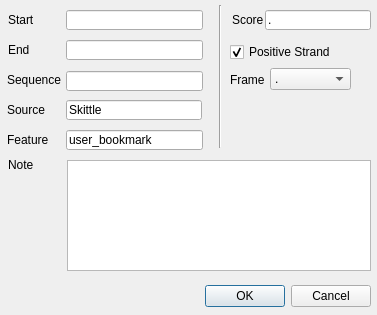
<ui version="4.0" >
 <class>BookmarkDialog</class>
 <widget class="QDialog" name="BookmarkDialog" >
  <property name="geometry" >
   <rect>
    <x>0</x>
    <y>0</y>
    <width>377</width>
    <height>315</height>
   </rect>
  </property>
  <property name="minimumSize" >
   <size>
    <width>377</width>
    <height>315</height>
   </size>
  </property>
  <property name="maximumSize" >
   <size>
    <width>377</width>
    <height>2250</height>
   </size>
  </property>
  <property name="windowTitle" >
   <string>Bookmark</string>
  </property>
  <widget class="QDialogButtonBox" name="buttonBox" >
   <property name="geometry" >
    <rect>
     <x>30</x>
     <y>280</y>
     <width>341</width>
     <height>32</height>
    </rect>
   </property>
   <property name="orientation" >
    <enum>Qt::Horizontal</enum>
   </property>
   <property name="standardButtons" >
    <set>QDialogButtonBox::Cancel|QDialogButtonBox::Ok</set>
   </property>
  </widget>
  <widget class="QLineEdit" name="sequence" >
   <property name="geometry" >
    <rect>
     <x>66</x>
     <y>71</y>
     <width>137</width>
     <height>20</height>
    </rect>
   </property>
  </widget>
  <widget class="QLineEdit" name="source" >
   <property name="geometry" >
    <rect>
     <x>66</x>
     <y>100</y>
     <width>136</width>
     <height>20</height>
    </rect>
   </property>
   <property name="text" >
    <string>Skittle</string>
   </property>
  </widget>
  <widget class="QLineEdit" name="feature" >
   <property name="geometry" >
    <rect>
     <x>66</x>
     <y>130</y>
     <width>137</width>
     <height>20</height>
    </rect>
   </property>
   <property name="text" >
    <string>user_bookmark</string>
   </property>
  </widget>
  <widget class="QLineEdit" name="start" >
   <property name="geometry" >
    <rect>
     <x>66</x>
     <y>10</y>
     <width>137</width>
     <height>20</height>
    </rect>
   </property>
  </widget>
  <widget class="QLineEdit" name="end" >
   <property name="geometry" >
    <rect>
     <x>66</x>
     <y>40</y>
     <width>137</width>
     <height>20</height>
    </rect>
   </property>
  </widget>
  <widget class="QLabel" name="label" >
   <property name="geometry" >
    <rect>
     <x>7</x>
     <y>70</y>
     <width>72</width>
     <height>20</height>
    </rect>
   </property>
   <property name="text" >
    <string>Sequence</string>
   </property>
  </widget>
  <widget class="QLabel" name="label_2" >
   <property name="geometry" >
    <rect>
     <x>7</x>
     <y>100</y>
     <width>69</width>
     <height>20</height>
    </rect>
   </property>
   <property name="text" >
    <string>Source</string>
   </property>
  </widget>
  <widget class="QLabel" name="label_3" >
   <property name="geometry" >
    <rect>
     <x>7</x>
     <y>130</y>
     <width>69</width>
     <height>20</height>
    </rect>
   </property>
   <property name="text" >
    <string>Feature</string>
   </property>
  </widget>
  <widget class="QLabel" name="label_4" >
   <property name="geometry" >
    <rect>
     <x>8</x>
     <y>10</y>
     <width>68</width>
     <height>20</height>
    </rect>
   </property>
   <property name="text" >
    <string>Start</string>
   </property>
  </widget>
  <widget class="QLabel" name="label_5" >
   <property name="geometry" >
    <rect>
     <x>8</x>
     <y>40</y>
     <width>68</width>
     <height>20</height>
    </rect>
   </property>
   <property name="text" >
    <string>End</string>
   </property>
  </widget>
  <widget class="QLabel" name="label_6" >
   <property name="geometry" >
    <rect>
     <x>8</x>
     <y>155</y>
     <width>68</width>
     <height>20</height>
    </rect>
   </property>
   <property name="text" >
    <string>Note</string>
   </property>
  </widget>
  <widget class="Line" name="line" >
   <property name="geometry" >
    <rect>
     <x>210</x>
     <y>5</y>
     <width>20</width>
     <height>143</height>
    </rect>
   </property>
   <property name="orientation" >
    <enum>Qt::Vertical</enum>
   </property>
  </widget>
  <widget class="QCheckBox" name="strand" >
   <property name="geometry" >
    <rect>
     <x>230</x>
     <y>43</y>
     <width>110</width>
     <height>18</height>
    </rect>
   </property>
   <property name="text" >
    <string>Positive Strand</string>
   </property>
   <property name="checked" >
    <bool>true</bool>
   </property>
  </widget>
  <widget class="QComboBox" name="frame" >
   <property name="geometry" >
    <rect>
     <x>270</x>
     <y>68</y>
     <width>81</width>
     <height>22</height>
    </rect>
   </property>
   <item>
    <property name="text" >
     <string>.</string>
    </property>
   </item>
   <item>
    <property name="text" >
     <string>-</string>
    </property>
   </item>
   <item>
    <property name="text" >
     <string>+</string>
    </property>
   </item>
   <item>
    <property name="text" >
     <string>0</string>
    </property>
   </item>
   <item>
    <property name="text" >
     <string>1</string>
    </property>
   </item>
   <item>
    <property name="text" >
     <string>2</string>
    </property>
   </item>
  </widget>
  <widget class="QLabel" name="label_7" >
   <property name="geometry" >
    <rect>
     <x>230</x>
     <y>70</y>
     <width>72</width>
     <height>20</height>
    </rect>
   </property>
   <property name="text" >
    <string>Frame</string>
   </property>
  </widget>
  <widget class="QLabel" name="label_8" >
   <property name="geometry" >
    <rect>
     <x>232</x>
     <y>10</y>
     <width>68</width>
     <height>20</height>
    </rect>
   </property>
   <property name="text" >
    <string>Score</string>
   </property>
  </widget>
  <widget class="QLineEdit" name="score" >
   <property name="geometry" >
    <rect>
     <x>265</x>
     <y>10</y>
     <width>106</width>
     <height>20</height>
    </rect>
   </property>
   <property name="text" >
    <string>.</string>
   </property>
  </widget>
  <widget class="QPlainTextEdit" name="note" >
   <property name="geometry" >
    <rect>
     <x>67</x>
     <y>160</y>
     <width>304</width>
     <height>111</height>
    </rect>
   </property>
   <property name="acceptDrops" >
    <bool>false</bool>
   </property>
   <property name="tabChangesFocus" >
    <bool>true</bool>
   </property>
  </widget>
 </widget>
 <tabstops>
  <tabstop>buttonBox</tabstop>
  <tabstop>note</tabstop>
  <tabstop>start</tabstop>
  <tabstop>end</tabstop>
  <tabstop>sequence</tabstop>
  <tabstop>source</tabstop>
  <tabstop>feature</tabstop>
  <tabstop>score</tabstop>
  <tabstop>strand</tabstop>
  <tabstop>frame</tabstop>
 </tabstops>
 <resources/>
 <connections>
  <connection>
   <sender>buttonBox</sender>
   <signal>accepted()</signal>
   <receiver>BookmarkDialog</receiver>
   <slot>accept()</slot>
   <hints>
    <hint type="sourcelabel" >
     <x>248</x>
     <y>294</y>
    </hint>
    <hint type="destinationlabel" >
     <x>157</x>
     <y>274</y>
    </hint>
   </hints>
  </connection>
  <connection>
   <sender>buttonBox</sender>
   <signal>rejected()</signal>
   <receiver>BookmarkDialog</receiver>
   <slot>reject()</slot>
   <hints>
    <hint type="sourcelabel" >
     <x>316</x>
     <y>300</y>
    </hint>
    <hint type="destinationlabel" >
     <x>286</x>
     <y>274</y>
    </hint>
   </hints>
  </connection>
 </connections>
</ui>
